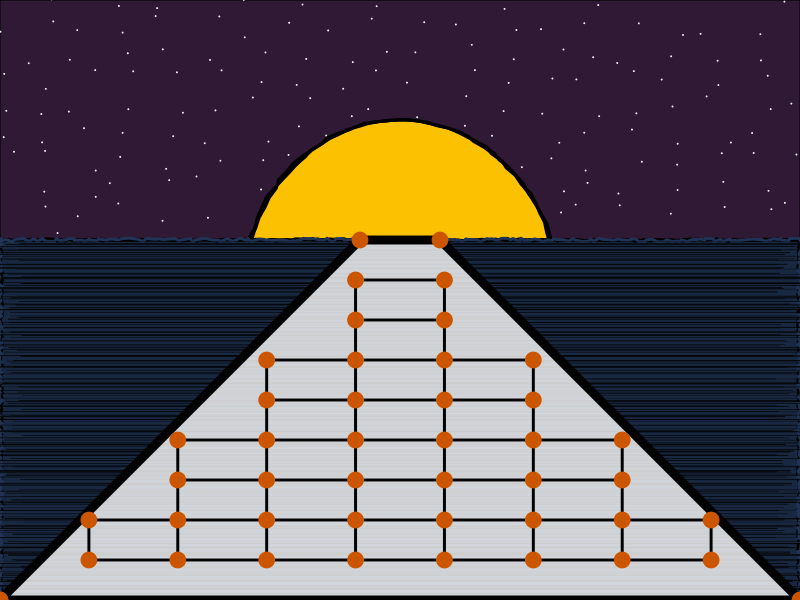

R code for this plot:
## ---- chunk 1
#=============================================================================#
#Library Load-In---------------------------------------------------------------
#=============================================================================#

library(dplyr) #For data wrangling
library(ggplot2) #For plotting
library(sp) #For polygon filtering

#=============================================================================#
#Data Set-up-------------------------------------------------------------------
#=============================================================================#

# Manual data for the road#
road <- tibble(x = c(0,100,55,45,0),
               y = c(0,0,60,60,0))

# Data for the grass/ground area#
grass <- tibble(x = c(seq(0,100, length = 200),
                      rep(100,200),
                      seq(100,0, length = 200),
                      rep(0,200)),
                y = c(rep(0,200),
                      seq(0,60, length = 200),
                      rep(60,200),
                      seq(60,0, length = 200)))

# Data for the stars#
stars <- tibble(expand.grid(x = seq(0,100, length = 20),
                            y = seq(60,100, length = 10)))

# Theta/Angle to create the moon#
theta_moon <- seq(0,2*pi, length = 100)

# Data for the moon#
moon <- tibble(x = 20*cos(theta_moon)+50,
               y = 30*sin(theta_moon)+50)

# Data to add texture to the road#
road_texture <- tibble(expand.grid(x = seq(0,100, length = 10),
                                   y = seq(0,60, length = 10))) 

# Filtering out the data to only lay in our pre-made "road" shape#
road_texture <- road_texture %>%
  mutate(logic = point.in.polygon(x,y,road$x,road$y))%>%
  filter(logic == 1)

# Data for the "texture" of our ground/grass
grass_texture <- tibble(x = rep(0,200),
                        xend = rep(100,200),
                        y = seq(0,60, length = 200),
                        yend = y)

#=============================================================================#
#Final Piece-------------------------------------------------------------------
#=============================================================================#

stars %>%
  ggplot(aes(x,y))+
  theme_void()+
  theme(plot.background = element_rect(fill = "#301934"))+
  geom_point(position = "jitter", size = .01, color = "white")+
  geom_polygon(data = moon, 
               position = position_jitter(width = .3, height = .1),
               fill = "#FCC201", linewidth = 1)+
  geom_polygon(data = moon, 
               position = position_jitter(width = .3, height = .1), 
               fill = NA, 
               color = "black", 
               linewidth = 1)+
  geom_polygon(data = moon, 
               position = position_jitter(width = .3, height = .1), 
               fill = NA, 
               color = "black", 
               linewidth = 1)+
  geom_polygon(data = moon, 
               position = position_jitter(width = .3, height = .1), 
               fill = NA, 
               color = "black", 
               linewidth = 1)+
  geom_polygon(data = grass, 
               position = position_jitter(width = .3, height = .1), 
               fill = "#192841", 
               color = "black", 
               linewidth = 1)+
  geom_polygon(data = grass, 
               position = position_jitter(width = .3, height = .2), 
               fill = NA, 
               color = "black", 
               linewidth = 1)+
  geom_polygon(data = grass, 
               position = position_jitter(width = .3, height = .3), 
               fill = NA, 
               color = "#203354", 
               linewidth = 1)+
  geom_segment(data = grass_texture, aes(x=x,y=y,xend=xend,yend=yend),
               position = position_jitter(width = 3, height = .3), 
               color = "black", 
               linewidth = .3, 
               inherit.aes = FALSE, 
               alpha = sample(seq(.4,1, length = 10), nrow(grass_texture), replace = TRUE))+
  geom_polygon(data = road,  
               fill = "white", 
               alpha = .8)+
  geom_path(data = road,  
            color = "black", 
            linewidth= 3)+
  geom_line(data = road_texture, aes(group = x), 
            linewidth = 1, 
            color = "#000000")+
  geom_line(data = road_texture, aes(group = y), 
            linewidth = 1, 
            color = "#000000")+
  geom_line(data = road, aes(group = y), 
            linewidth = 1, 
            color = "#000000")+
  geom_point(data = road, 
             size = 5, 
             color = "#cc5500")+
  geom_point(data = road_texture, 
             size = 5,
             color = "#cc5500")+
  coord_cartesian(xlim = c(0,100),
                  ylim = c(0,100), 
                  expand = FALSE)

#To save the output:
# ggsave("images/05.png",
#        dpi = 300,
#        device = "png")
